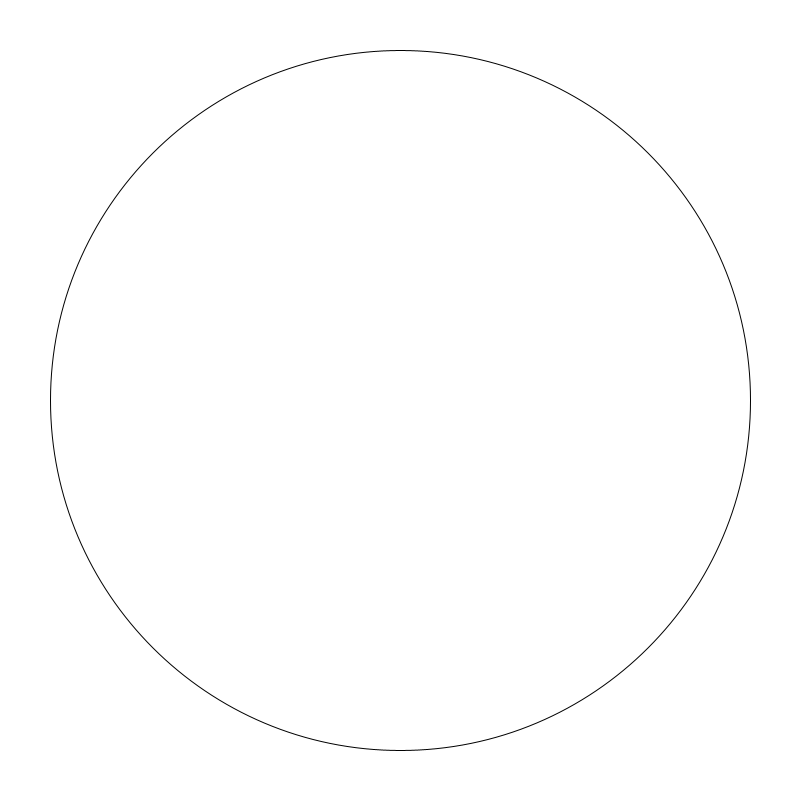
Frame 1 (no input)
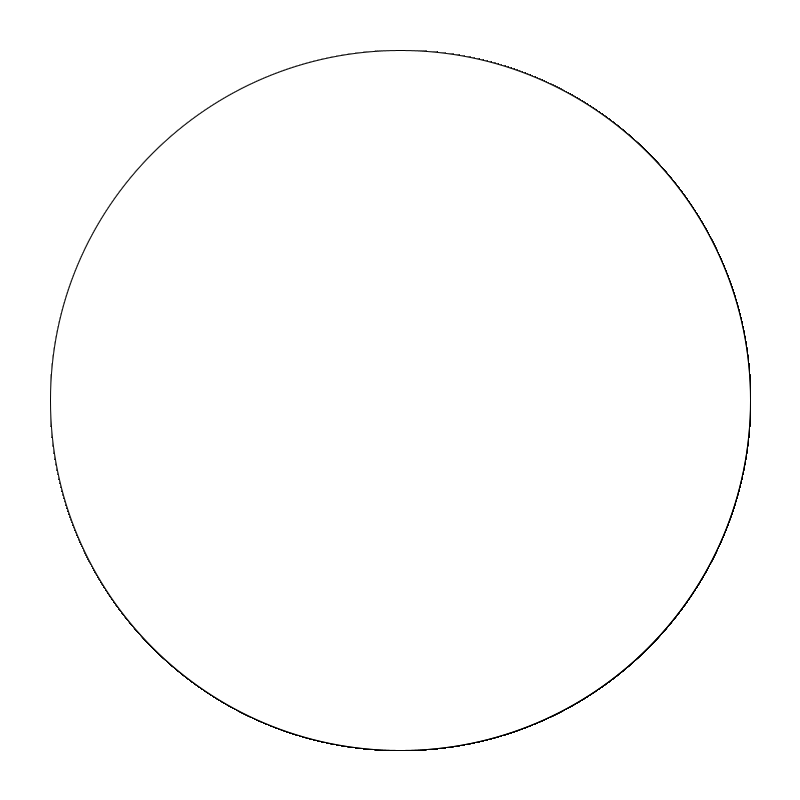
Frame 60 (the mouse pressed at the canvas centre just before this capture)
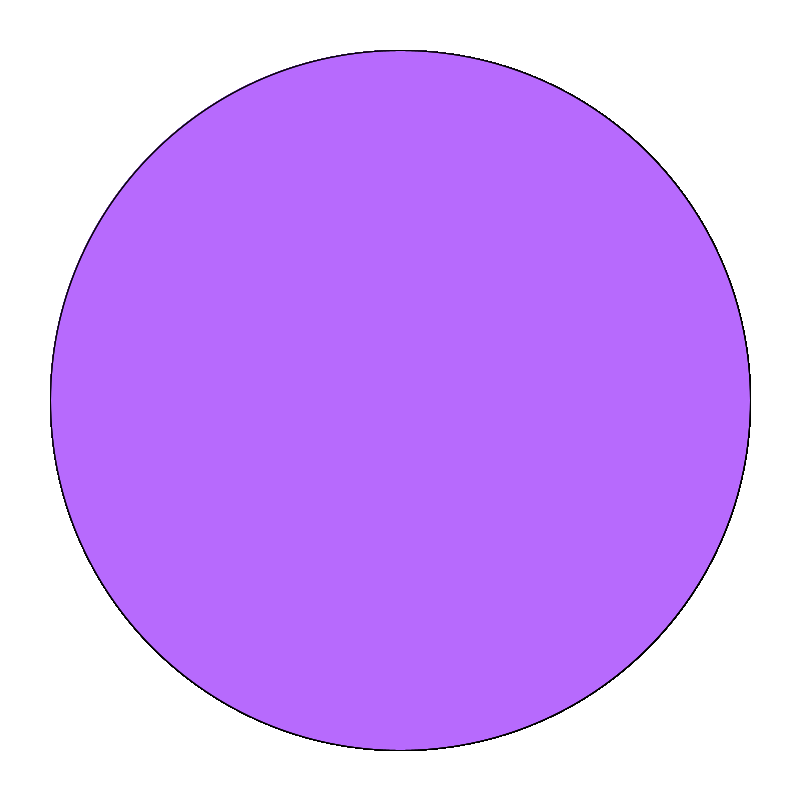
Frame 120 (the mouse held since frame 60 and released just before this capture)

The Processing sketch that drew these frames (run headless with seeded random() and noise(); from frame 60 on, the mouse is pressed at the canvas centre):

// Processing sketch: Logical_Dot_2_0
// ── Logical_Dot_2_0.pde
 void setup() {
  size(800, 800);
  background(255,255,255);
}

void draw() {
  
   //2. make it a nice color
  fill(255,255,255);
   //3. if the mouse is pressed, fill the circle with a different color          
  if(mousePressed){
    fill(183,105,252,80);
  }
   //1. draw an ellipse
  ellipse(400,400,700,700);
}
